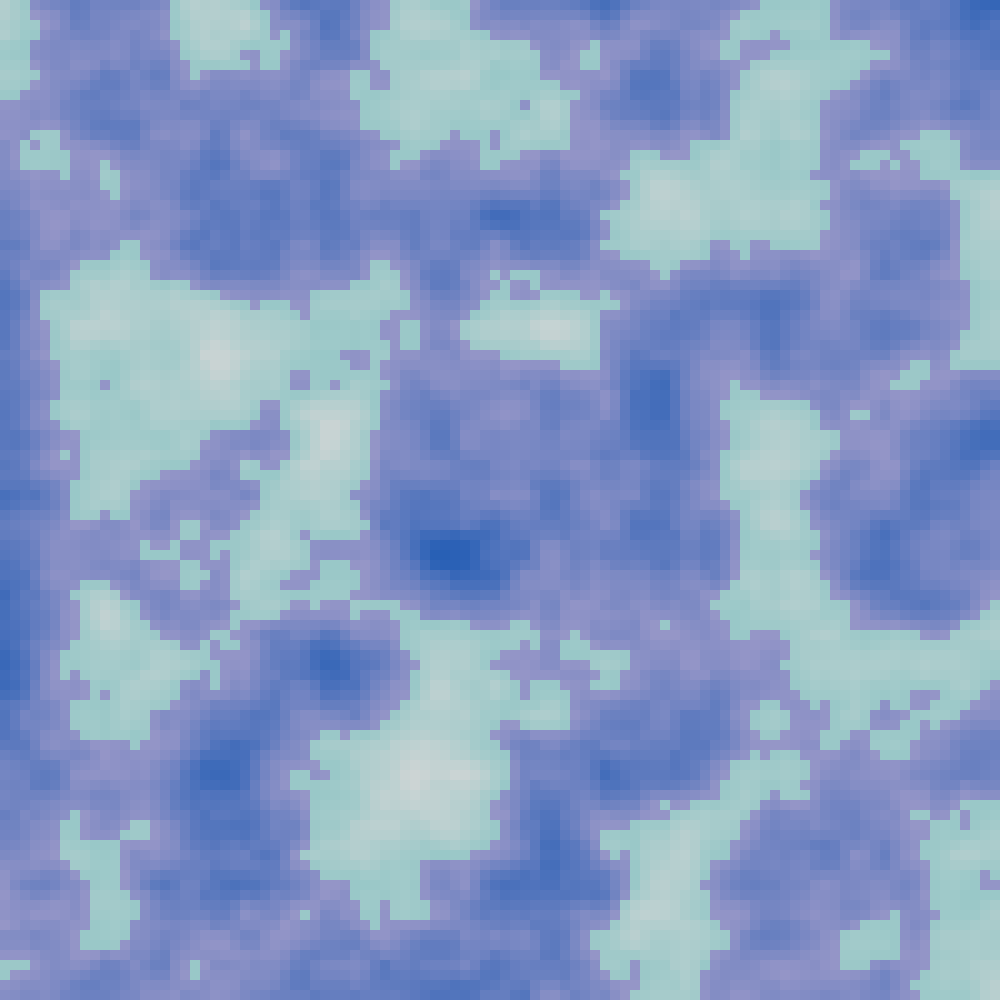
Frame 1 (no input)
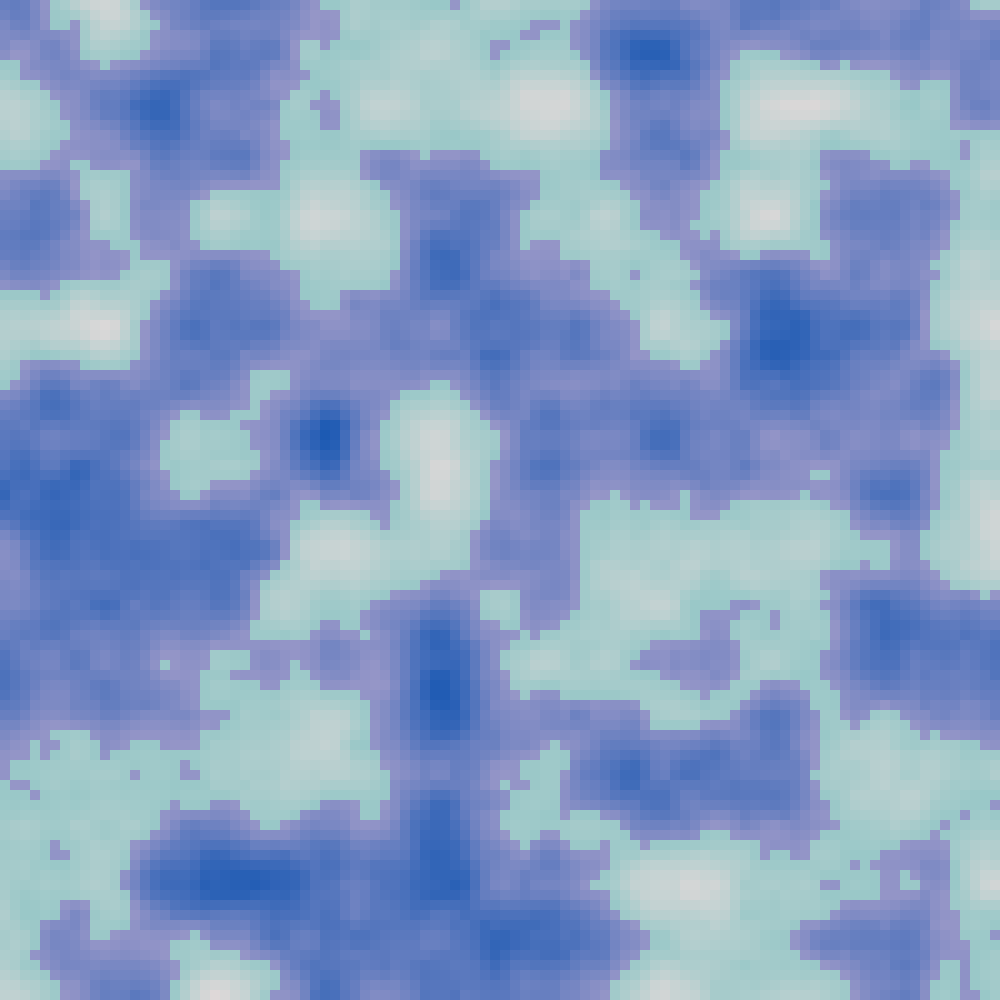
Frame 60 (the mouse pressed at the canvas centre just before this capture)
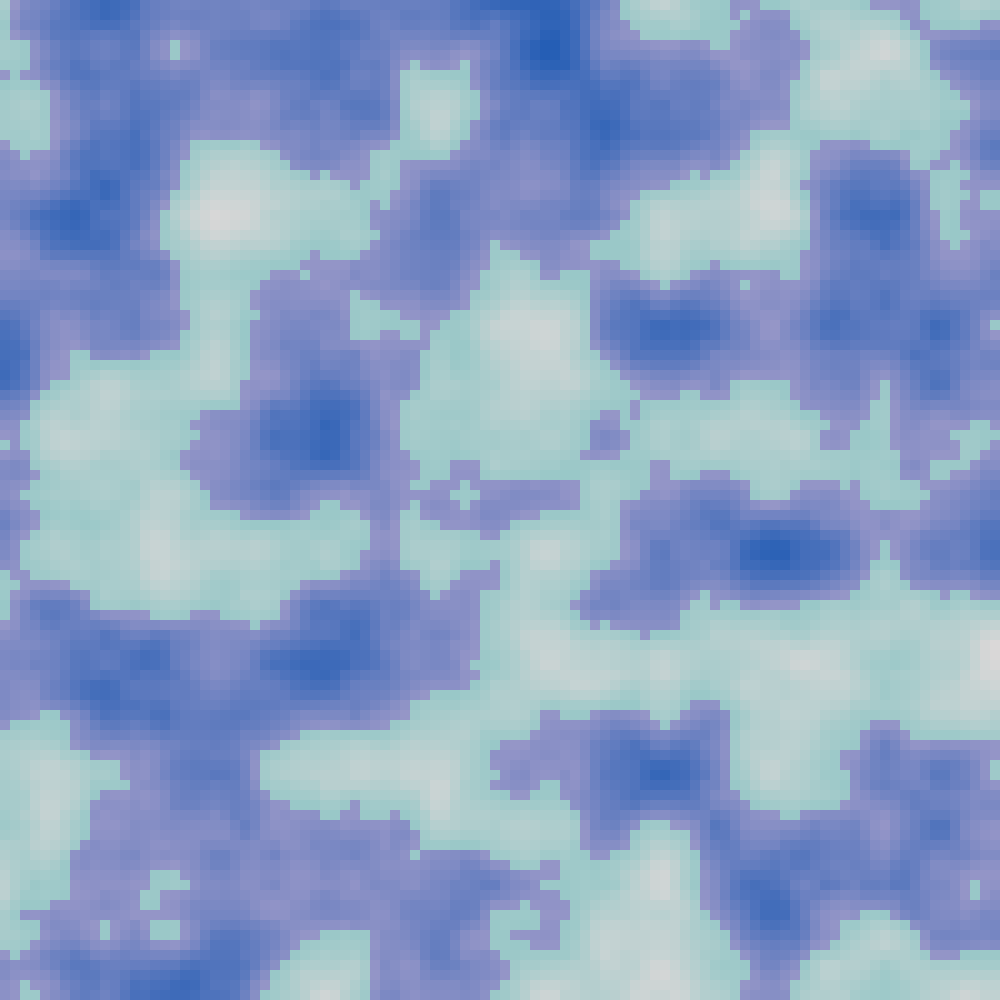
Frame 120 (the mouse held since frame 60 and released just before this capture)

The Processing sketch that drew these frames (run headless with seeded random() and noise(); from frame 60 on, the mouse is pressed at the canvas centre):

// Processing sketch: Week10Clouds
// ── Week10Clouds.pde
int cellSize = 10;
int cols, rows;
color colors[][];

void setup() {
  size(1000, 1000);
  background(0);
  noStroke();

  cols = width/cellSize;
  rows = height/cellSize;

  colors = new color [cols][rows];


  for (int i =0; i<cols; i++) {
    for (int j = 0; j<rows; j++) {
    }
  }
}

void draw() {
  float inc = 0.09;


  float xoff = 0.0;
  for (int i =0; i<cols; i++) {
    xoff += inc;

    float yoff = 0.0;
    for (int j = 0; j<rows; j++) {
      //colors[i][j] = color(0, 0, random(100, 255));

      yoff+= inc;

      float noiseVal = noise(xoff, millis()*.001, yoff);


      color fillColor = color(map(noiseVal, 0, 1, 0, 150), 
        map(noiseVal, 0, 1, 76, 225), 
        map(noiseVal, 0, 1, 175, 225));

      if (noiseVal < .5) {
        fillColor = color(map(noiseVal, 0, .5, 0, 150), 
          map(noiseVal, 0, 1, 76, 225), 
          map(noiseVal, 0, 1, 175, 225));
          colors[i][j] = fillColor;
      }
      if (noiseVal >= .5) {
        fillColor = color(map(noiseVal, .5, 1, 153, 255), 
          map(noiseVal, .5, 1, 200, 225), 
          map(noiseVal, .5, 1, 200, 225));
        colors[i][j] = fillColor;
      }


      println(noiseVal);
    }
  }

  for (int i =0; i<cols; i++) {
    for (int j = 0; j<rows; j++) {
      fill(colors[i][j]);
      rect(i*cellSize, j*cellSize, cellSize, cellSize);
    }
  }
}
